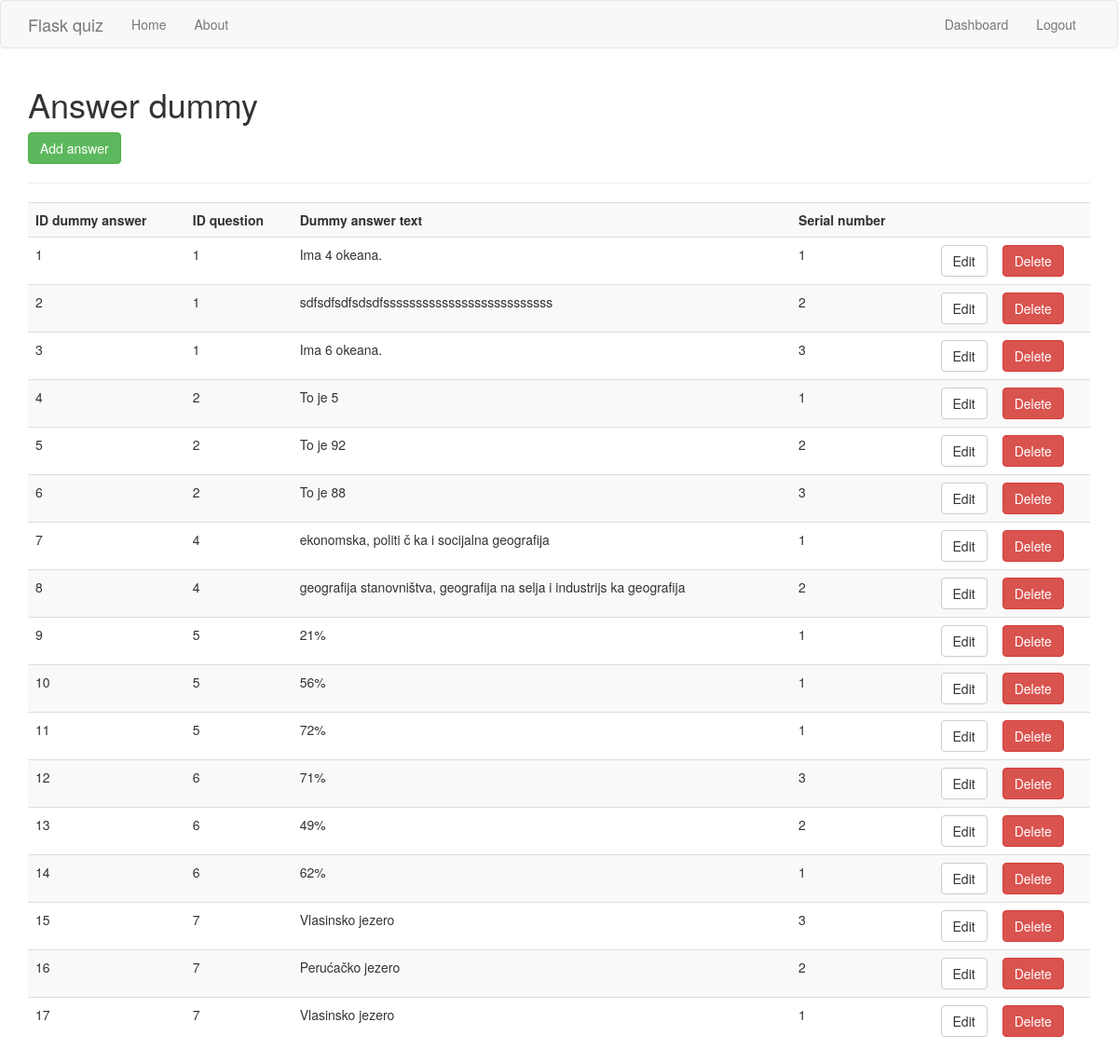
/answerdummy (signed in), run on an earlier commit of the app's database.
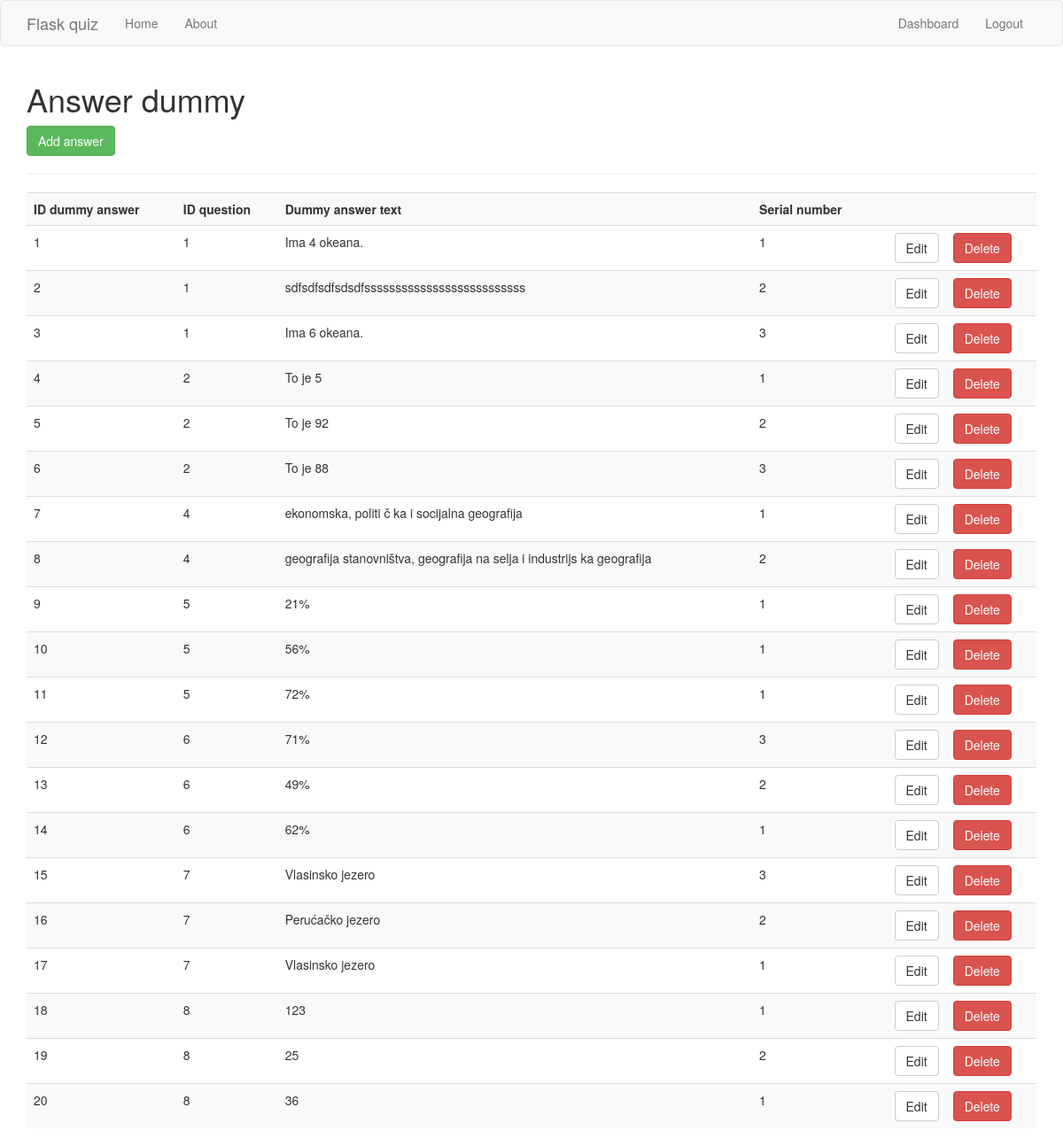
And on a later commit of the database.
### app/models.py (models this page shows)
class DummyAnswer(db.Model):
    id_dummy_answer = db.Column(db.Integer, primary_key=True)
    id_question = db.Column(db.Integer, db.ForeignKey('question.id_question'))
    dummy_answer_text = db.Column(db.String(256))
    serial_number = db.Column(db.Integer)

### app/routes.py (the view)
@app.route('/answerdummy', methods=['GET', 'POST'])
@is_logged_in
def answerdummy():
    global conn
    try:
        conn = sqlite3.connect("quiz.db")
    except Error as e:
        print(e)
    cur = conn.cursor()
    result_ad = cur.execute("SELECT * FROM dummy_answer")
    answerds = cur.fetchall()
    if result_ad:
        return render_template('answerdummy.html', answerds=answerds)
    else:
        msg = 'No answer dummy found'
        return render_template('dashboard.html', msg=msg)

### app/routes.py (called while the page is built)
def is_logged_in(f):
    @wraps(f)
    def wrap(*args, **kwargs):
        if 'logged_in' in session:
            return f(*args, **kwargs)
        else:
            flash('Unauthorized, Please login', 'danger')
            return redirect(url_for('login'))
    return wrap

### app/templates/answerdummy.html (shortened to what this page needs)
{% extends "layout.html" %}
{% block body %}
  <h1>Answer dummy</h1>
  <a class="btn btn-success" href="/answerdummy_add">Add answer</a>
  <hr>
  <table class="table table-striped">
    <tr>
      <th>ID dummy answer</th>
      <th>ID question</th>
      <th>Dummy answer text</th>
      <th>Serial number</th>
      <th></th>
      <th></th>
    </tr>
    {% for answerd in answerds %}
      <tr>
        <td>{{answerd[0]}}</td>
        <td>{{answerd[1]}}</td>
        <td>{{answerd[2]}}</td>
        <td>{{answerd[3]}}</td>
        <td><a href="answerdummy_edit/{{answerd[0]}}" class="btn btn-default pull-right">Edit</a></td>
        <td>
          <form action="{{url_for('answerdummy_delete', id=answerd[0])}}" method="post">
            <input type="submit" value="Delete" class="btn btn-danger">
          </form>
        </td>
      </tr>
    {% endfor %}
  </table>
{% endblock %}

What changed in the data, as far as the page shows it:
added DummyAnswer: id_dummy_answer "18", id_question "8", dummy_answer_text "123", serial_number "1"
added DummyAnswer: id_dummy_answer "19", id_question "8", dummy_answer_text "25", serial_number "2"
added DummyAnswer: id_dummy_answer "20", id_question "8", dummy_answer_text "36", serial_number "1"
